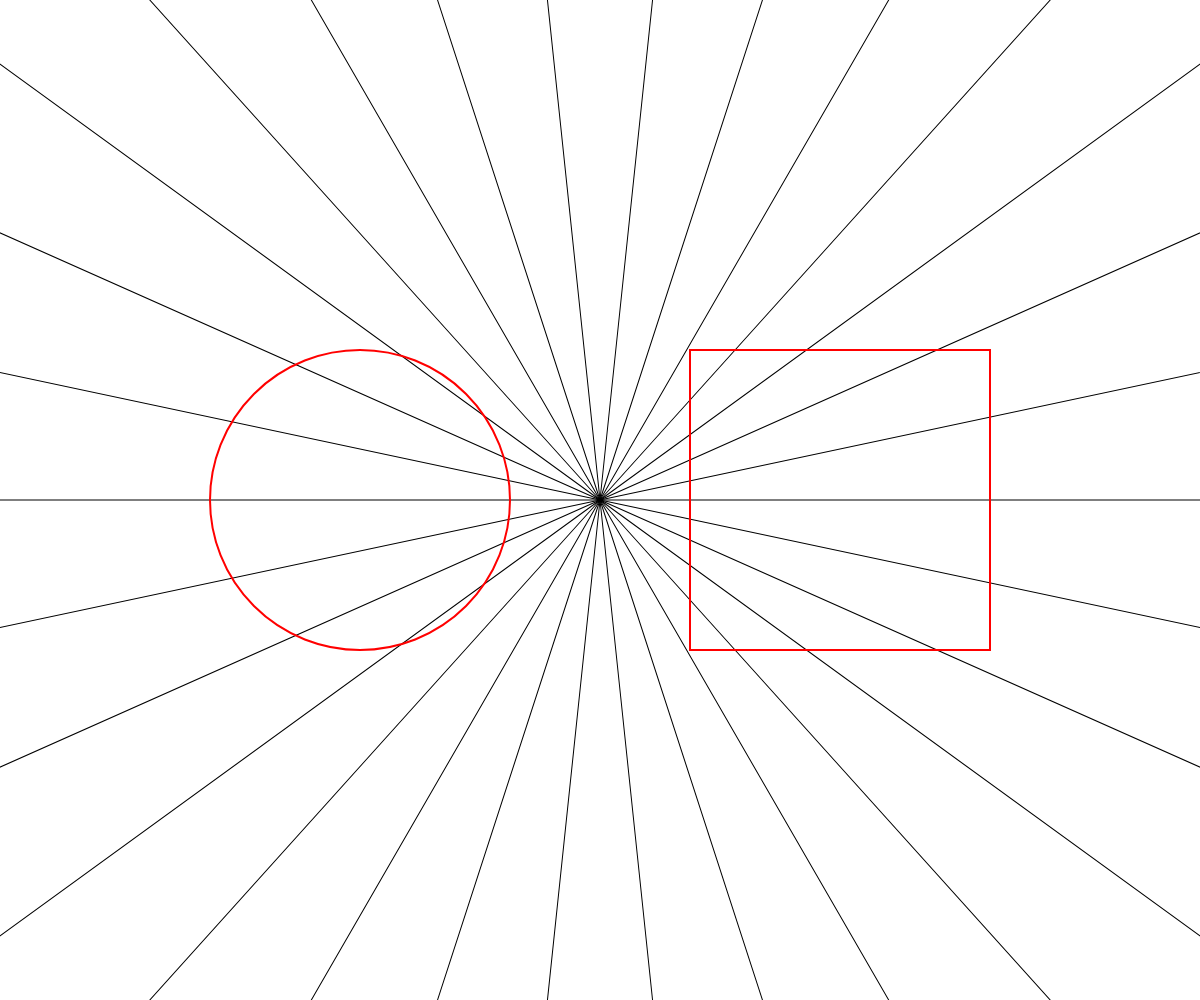
Frame 1 (no input)
Frame 60 (no input): identical to frame 1, image omitted
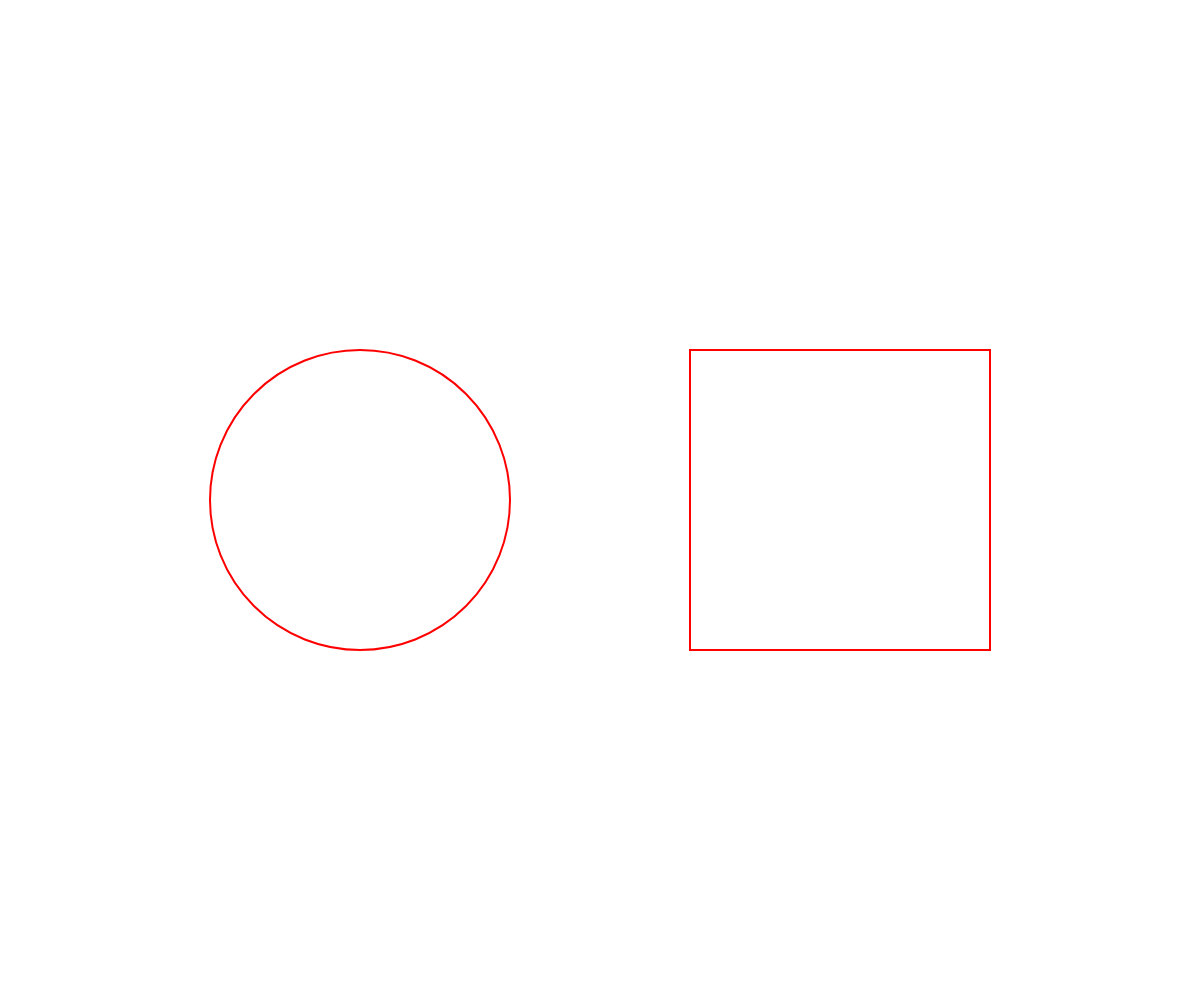
Frame 120 (the mouse pressed at the canvas centre since frame 60)

The p5.js sketch that drew these frames (run headless with seeded random() and noise() and a simulated clock; from frame 60 on, the mouse is pressed at the canvas centre):

// p5.js sketch
// ── sketch.js
// Optical Illusions - Four

let linesShowing = true;

async function setup() {
  createCanvas(windowWidth, windowHeight);
  angleMode(DEGREES);
}

function draw() {
  background("white");
  if (linesShowing) {
    linesFromCenter(30);
  }
  redShapes();
}

function mousePressed() {
  linesShowing = !linesShowing;
}

function linesFromCenter(howMany) {
  stroke("black");
  strokeWeight(1);
  let angleChange = 360/howMany;
  push();
  translate(width/2, height/2);
  for (let i=0; i<howMany; i++) {
    rotate(angleChange);
    line(0, 0, width, 0);
  }
  pop();
}

function redShapes() {
  stroke("red");
  strokeWeight(2);
  noFill();
  ellipseMode(CENTER);
  rectMode(CENTER);
  ellipse(width*0.3, height/2, 300, 300);
  rect(width*0.7, height/2, 300, 300);
}
